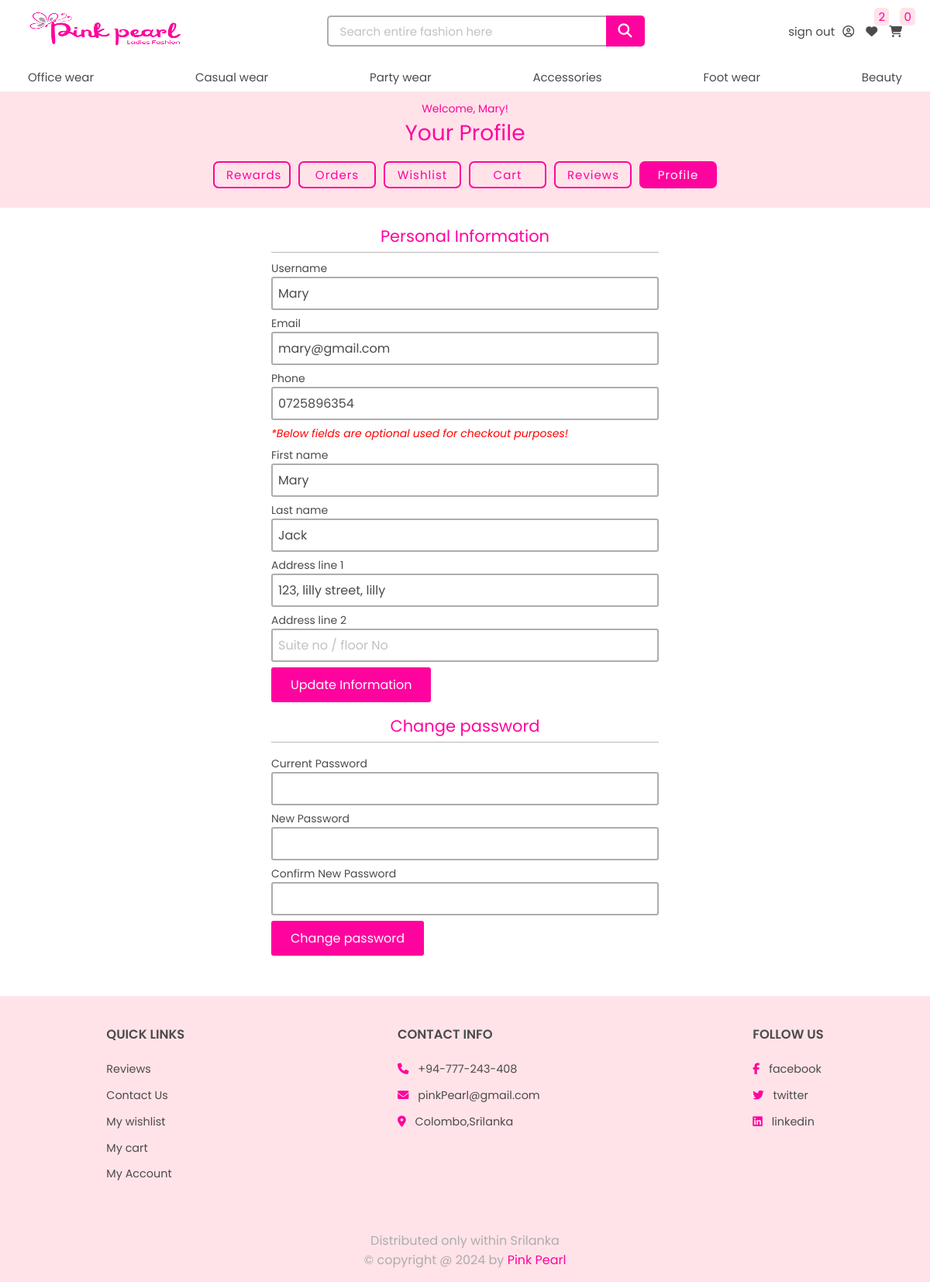
The page /myaccount/profile.php (signed in) on the database its author committed.
### tables this page shows
CREATE TABLE `main_category` (
  `main_category_id` int(11) NOT NULL,
  `category_name` varchar(255) NOT NULL,
  `description` varchar(100) NOT NULL,
  `image_url` varchar(255) NOT NULL
);

CREATE TABLE `users` (
  `user_id` int(11) NOT NULL,
  `username` varchar(50) NOT NULL,
  `first_name` varchar(100) NOT NULL,
  `last_name` varchar(100) NOT NULL,
  `phone` varchar(15) NOT NULL,
  `address_line1` text NOT NULL,
  `address_line2` text NOT NULL,
  `email` varchar(100) NOT NULL,
  `password` char(255) NOT NULL,
  `reg_date` date NOT NULL DEFAULT current_timestamp(),
  `user_type` varchar(50) NOT NULL,
  `current_point_balance` int(11) NOT NULL
);

### myaccount/profile.php (the view, shortened to what this page needs)
<?php
    include('../main-header/header.php');
    $userSql = "select * from users where user_id = " . $_SESSION['user_id'];
    $result = mysqli_query($connection, $userSql);
    $user = mysqli_fetch_assoc($result);
    $username = $user['username'];
    $email = $user['email'];
    $phone = $user['phone'];
    $fname= $user['first_name'];
    $lname = $user['last_name'];
    $address1 = $user['address_line1'];
    $address2  = $user['address_line2'];
    $curpassError = $newpassError = $confirmpassError = $curpass = $newpass = $confirmpass = "";
?>
<!DOCTYPE html>
<html lang="en">
<head>
    <link rel="stylesheet" href="style.css">
    <link rel="stylesheet" href="../shop/style.css">
</head>
<body>
    <div class="myaccount">
        <div class="header">
            <p>Welcome, <?php echo getUserName($connection); ?>!</p>
            <h1>Your Profile</h1>
            <div class="options">
                <span><a href="rewards.php">Rewards</a></span>
                <span><a href="orders.php">Orders</a></span>
                <span><a href="wishlist.php">Wishlist</a></span>
                <span><a href="cart.php">Cart</a></span>
                <span><a href="review.php">Reviews</a></span>
                <span><a href="profile.php" class="active">Profile</a></span>
            </div>
        </div>
        <form action="profile.php" method="post">
            <h2 style="padding:5px 0;border-bottom:1px solid rgb(186, 186, 186);margin-bottom:10px;">Personal Information</h2>
            <div class="input-box">
                <label for="username">Username</label><br>
                <input type="text" id="username" name="username" value="<?php echo $username; ?>">
            </div>
            <div class="input-box">
                <label for="email">Email</label><br>
                <input type="email" id="email" name="email"  value="<?php echo $email; ?>" placeholder="Eg. example@gmail.com">
            </div>
            <div class="input-box">
                <label for="phone">Phone</label><br>
                <input type="text" id="phone" name="phone" value="<?php echo $phone; ?>" placeholder="Eg. 07xxxxxxxx">
            </div>
            <p style="color: red;font-style:italic;">*Below fields are optional used for checkout purposes!</p>
            <div class="input-box">
                <label for="fname">First name</label><br>
                <input type="text" id="fname" name="fname" value="<?php echo $fname; ?>" placeholder="Eg. John">
            </div>
            <div class="input-box">
                <label for="lname">Last name</label><br>
                <input type="text" id="lname" name="lname" value="<?php echo $lname; ?>" placeholder="Eg. Smith">
            </div>
            <div class="input-box">
                    <label for="">Address line 1</label>
                    <input type="text" placeholder="House No, Street No, Area" name="address1" value="<?php echo $address1; ?>">
            </div>
            <div class="input-box">
                <label for="">Address line 2</label>
                <input type="text" placeholder="Suite no / floor No " name="address2"  value="<?php echo $address2; ?>">
            </div>
            <button type="submit" name="update">Update Information</button>
        </form>
        <h2 style="padding:5px 0;border-bottom:1px solid rgb(186, 186, 186);margin:10px 0;width:100%;max-width:500px;cursor:pointer;">Change password</h2>
        <form action="profile.php" method="post">
            <div class="input-box">
                <label>Current Password</label><br>
                <input type="password" name="curpass" value="<?php echo $curpass; ?>"><br>
            </div>
            <div class="input-box">
                <label>New Password</label><br>
                <input type="password" name="newpass" value="<?php echo $newpass; ?>" ><br>
            </div>
            <div class="input-box">
                <label>Confirm New Password</label><br>
                <input type="password" name="confirm" value="<?php echo $confirmpass; ?>" ><br>
            </div>
            <button type="submit" name="change-pass">Change password</button>
        </form>
    </div>
    <?php include('../shop/footer.php') ?>
</body>
</html>
<?php
    function getUserName($connection) {
        $query = 'select username from users where user_id = ' . $_SESSION['user_id'];
        $result = mysqli_query($connection, $query);
        $name = mysqli_fetch_assoc($result)['username'];
        return $name;
    }
?>

### main-header/header.php (shortened to what this page needs)
<?php
    include('../database/dbconnection.php');
    $no_of_wishlist_items = 0;
    $no_of_cart_items = 0;
    if (isset($_SESSION['isLogged']) && $_SESSION['isLogged']) {
        $no_of_wishlist_items = getNoOfWishlistItems($connection, $_SESSION['user_id']);
        $no_of_cart_items = getNoOfCartItems($connection, $_SESSION['user_id']);
    }
    $main_category_res = mysqli_query($connection, "SELECT * FROM main_category")
                    or die('Category query failed');
    $main_categories = mysqli_fetch_all($main_category_res, MYSQLI_ASSOC);
?>
<!DOCTYPE html>
<html lang="en">
<head>
    <link rel="stylesheet" href="../index.css">
    <link rel="stylesheet" href="../../Ladies-fashion-full-stack-website//main-header//header.css">
</head>
<body>
    <header>
        <div class="top-header">
            <div class="logo"><a href="../shop/index.php"><img src="../uploadedImages/logo.png" alt="Pink-pearl-logo"></a></div>
            <form class="search laptop-setup " action="../main-header/header.php" method='post'>
                <input type="text" placeholder="Search entire fashion here" name='search-word'><button type="submit" name="search"><i class="fa fa-search" aria-hidden="true"></i></button>
            </form>
            <div class="top-header-right">
                <?php
                    if (isset($_SESSION['isLogged']) && $_SESSION['isLogged']) {
                        echo "<span class='user laptop-setup'>" .
                                 "<a href='../account/logout.php'>sign out</a><a href='../myaccount/rewards.php'><i class='fa fa-user-circle-o' aria-hidden='true'></i></a>" .
                             "</span>";
                    }
                    else {
                        echo "<span class='laptop-setup'><a href='../account/login.php'>Sign in  </a> / <a href='../account/register.php'>Sign up</a></span>";
                    }
                ?>
                <span><a href="../myaccount/wishlist.php"><i class="fa fa-heart" aria-hidden="true"></i></a><span><?php echo $no_of_wishlist_items; ?></span></span>
                <span><a href="../myaccount/cart.php"><i class="fa fa-shopping-cart" aria-hidden="true"></i></a><span><?php echo $no_of_cart_items; ?></span></span>
            </div>
        </div>
        <div class="bottom-header">
            <ul>
                <?php
                    foreach ($main_categories as $main) {
                        echo "<li><a href='../fashion/fashion.php?main=" . $main['main_category_id'] . "'>" . $main['category_name'] . "</a> </li>";
                    }
                ?>
            </ul>
        </div>
    </header>
</body>
</html>
<?php
    function getNoOfWishlistItems($connection, $id) {
        $sql = "select * from wishlist where user_id=" . $id ;
        $result = mysqli_query($connection, $sql);
        $noOfItems = mysqli_num_rows($result);
        return $noOfItems;
    }
    function getNoOfCartItems($connection, $id) {
        $sql = "select sum(quantity) as sum from shopping_cart where user_id=" . $id ;
        $result = mysqli_query($connection, $sql);
        $noOfItems = mysqli_fetch_assoc($result)['sum'];
        return 0;
    }
?>

### index.css (style rules this page uses)
* { margin: 0;padding: 0; box-sizing: border-box; font-family: 'Poppins', sans-serif; font-weight: 400; text-decoration: none; list-style-type: none; color: var(--black); outline: none; }
:root { --white: white; --black: rgb(75, 75, 75); --grey: rgb(173, 173, 173); --lightpink: rgb(255, 227, 232); --pink: #FF039E; }
button, .button { padding: 10px 25px; background-color: var(--pink); font-size: 20px; border: none; color: var(--white); cursor: pointer; transition: 0.3s; border-radius: 3px; display: flex; align-items: center; justify-content: center; gap: 10px; }
button i { color: var(--white); }

### main-header/header.css (style rules this page uses)
header { height: 15vh; position: fixed; width: 100%; z-index: 1000; }
.top-header { height: 10vh; padding: 1% 8%; display: flex; align-items: center; justify-content: space-between; background-color: var(--white); }
.top-header .logo img { width: 200px; height: 47px; }
.top-header .search { width: 400px; height: 100%; display: flex; align-items: center; justify-content: center; }
.top-header .search input { padding: 8px 50px 8px 15px; width: 360px; height: 40px; border-radius: 5px 0 0 5px; border: 2px solid var(--grey); border-right: none; font-size: 15px; }
.top-header .search button { height: 40px; width: 40px; display: flex; align-items: center; justify-content: center; border-radius: 0 5px 5px 0; font-size: 18px; color: var(--white); }
.top-header .top-header-right { height: 100%; display: flex; align-items: center; gap: 15px; }
.top-header .top-header-right > span { position: relative; }
.top-header .top-header-right span span { color: var(--pink); background-color: var(--lightpink); position: absolute; top: -80%; padding: 0px 5px; right: -100%; font-size: 15px; border-radius: 5px; }
.top-header .top-header-right .user i { margin-left: 10px; }
.bottom-header { height: 5vh; padding: 0 8%; background-color: var(--white); border-bottom: 2px solid var(--lightpink); }
.bottom-header ul { height: 100%; display: flex; align-items: center; justify-content: space-between; width: 100%; }
header a { font-size: 15px; }
header a, header i { transition: 0.3s; cursor: pointer; }
@media all and (max-width:1200px) { .top-header, .bottom-header { padding: 1% 3%; } }

### myaccount/style.css (style rules this page uses)
.myaccount { min-height: 100vh; width: 100%; padding: 15vh 0 20px; display: flex; align-items: center; justify-content: flex-start; flex-direction: column; }
button { font-size: 16px; }
.myaccount .header { background-color: var(--lightpink); width: 100%; padding: 10px 0; display: flex; align-items: center; justify-content: center; flex-direction: column; }
.myaccount .header h1, .myaccount .header p { width:100%; text-align: center; color: var(--pink); }
.myaccount .options { width: 100%; padding: 10px; font-size: 15px; margin: 5px 0; display: flex; justify-content: center;gap: 10px; }
.myaccount .options span a { display: inline-block; padding: 4px 15px; transition: 0.3s; width:100px; text-align: center; background-color: transparent; border: 2px solid var(--pink); color: var(--pink);border-radius: 7px;letter-spacing: 1px; }
.myaccount .options span a.active { background-color: var(--pink); color: var(--white); }
input::placeholder { color: rgb(193, 193, 193); }
.myaccount form { width: 100%; max-width: 500px; }
.myaccount form .input-box { width: 100%; margin: 7px 0; }
.myaccount form .input-box input, .myaccount form .input-box textarea, .checkout-wrapper form .row .input-box input, .checkout-wrapper form .row .input-box select { width: 100%; padding: 7px; border-radius: 3px; border: 2px solid var(--grey); font-size: 16px; }

### shop/style.css (style rules this page uses)
html { font-size: 100%; scroll-padding-top: 18vh; }
body { background-color: var(--white); font-size: 14px; }
h2 { text-align: center; color: var(--pink); margin-top: 1rem; margin-bottom: 1.3rem; }

### rows shown on the page
main_category: category_name "Office wear"
main_category: category_name "Casual wear"
main_category: category_name "Party wear"
main_category: category_name "Accessories"
main_category: category_name "Foot wear"
main_category: category_name "Beauty"
users: username "Mary", email "mary@gmail.com", phone "0725896354", fname "Mary", lname "Jack", address1 "123, lilly street, lilly"

### other values the page prints
$no_of_wishlist_items "2"
$no_of_cart_items "0"
